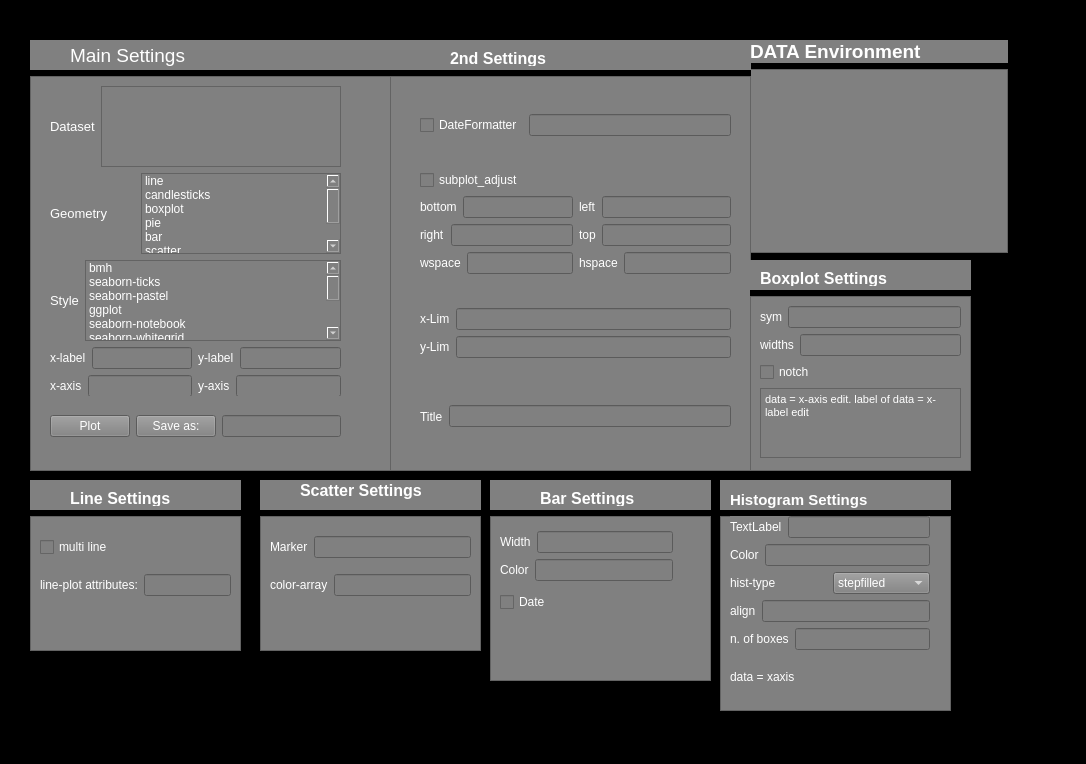
<?xml version="1.0" encoding="UTF-8"?>
<ui version="4.0">
 <class>MainWindow</class>
 <widget class="QMainWindow" name="MainWindow">
  <property name="geometry">
   <rect>
    <x>0</x>
    <y>0</y>
    <width>1086</width>
    <height>764</height>
   </rect>
  </property>
  <property name="windowTitle">
   <string>MainWindow</string>
  </property>
  <property name="styleSheet">
   <string notr="true">background-color:black</string>
  </property>
  <widget class="QWidget" name="centralwidget">
   <widget class="QWidget" name="layoutWidget">
    <property name="geometry">
     <rect>
      <x>750</x>
      <y>40</y>
      <width>258</width>
      <height>213</height>
     </rect>
    </property>
    <layout class="QVBoxLayout" name="verticalLayout">
     <item>
      <widget class="QLabel" name="Datalabel">
       <property name="font">
        <font>
         <pointsize>14</pointsize>
         <weight>75</weight>
         <bold>true</bold>
        </font>
       </property>
       <property name="styleSheet">
        <string notr="true">background-color: grey;
color: white</string>
       </property>
       <property name="text">
        <string>DATA Environment</string>
       </property>
      </widget>
     </item>
     <item>
      <widget class="QListWidget" name="dataList">
       <property name="styleSheet">
        <string notr="true">background-color: grey;
color: white</string>
       </property>
      </widget>
     </item>
    </layout>
   </widget>
   <widget class="QWidget" name="layoutWidget">
    <property name="geometry">
     <rect>
      <x>30</x>
      <y>40</y>
      <width>361</width>
      <height>431</height>
     </rect>
    </property>
    <layout class="QVBoxLayout" name="verticalLayout_6">
     <item>
      <widget class="QWidget" name="widget" native="true">
       <property name="minimumSize">
        <size>
         <width>0</width>
         <height>30</height>
        </size>
       </property>
       <property name="maximumSize">
        <size>
         <width>400</width>
         <height>30</height>
        </size>
       </property>
       <property name="styleSheet">
        <string notr="true">background-color: grey</string>
       </property>
       <widget class="QLabel" name="label_8">
        <property name="geometry">
         <rect>
          <x>40</x>
          <y>0</y>
          <width>121</width>
          <height>31</height>
         </rect>
        </property>
        <property name="font">
         <font>
          <pointsize>14</pointsize>
         </font>
        </property>
        <property name="styleSheet">
         <string notr="true">color: white
</string>
        </property>
        <property name="text">
         <string>Main Settings</string>
        </property>
       </widget>
      </widget>
     </item>
     <item>
      <widget class="QFrame" name="frame">
       <property name="maximumSize">
        <size>
         <width>400</width>
         <height>500</height>
        </size>
       </property>
       <property name="styleSheet">
        <string notr="true">background-color: grey;
color: white;
</string>
       </property>
       <property name="frameShape">
        <enum>QFrame::StyledPanel</enum>
       </property>
       <property name="frameShadow">
        <enum>QFrame::Raised</enum>
       </property>
       <widget class="QWidget" name="layoutWidget">
        <property name="geometry">
         <rect>
          <x>20</x>
          <y>10</y>
          <width>291</width>
          <height>311</height>
         </rect>
        </property>
        <layout class="QVBoxLayout" name="verticalLayout_4">
         <item>
          <layout class="QHBoxLayout" name="horizontalLayout_25">
           <item>
            <widget class="QLabel" name="label_2">
             <property name="font">
              <font>
               <pointsize>10</pointsize>
              </font>
             </property>
             <property name="styleSheet">
              <string notr="true">font: whiite</string>
             </property>
             <property name="text">
              <string>Dataset</string>
             </property>
            </widget>
           </item>
           <item>
            <widget class="QListWidget" name="nameList"/>
           </item>
          </layout>
         </item>
         <item>
          <layout class="QHBoxLayout" name="horizontalLayout_11">
           <item>
            <widget class="QLabel" name="label_3">
             <property name="font">
              <font>
               <pointsize>10</pointsize>
              </font>
             </property>
             <property name="text">
              <string>Geometry</string>
             </property>
            </widget>
           </item>
           <item>
            <widget class="QListWidget" name="geometryList">
             <property name="maximumSize">
              <size>
               <width>200</width>
               <height>200</height>
              </size>
             </property>
             <item>
              <property name="text">
               <string>line</string>
              </property>
             </item>
             <item>
              <property name="text">
               <string>candlesticks</string>
              </property>
             </item>
             <item>
              <property name="text">
               <string>boxplot</string>
              </property>
             </item>
             <item>
              <property name="text">
               <string>pie</string>
              </property>
             </item>
             <item>
              <property name="text">
               <string>bar</string>
              </property>
             </item>
             <item>
              <property name="text">
               <string>scatter</string>
              </property>
             </item>
             <item>
              <property name="text">
               <string>histogram</string>
              </property>
             </item>
            </widget>
           </item>
          </layout>
         </item>
         <item>
          <layout class="QHBoxLayout" name="horizontalLayout_27">
           <item>
            <widget class="QLabel" name="label">
             <property name="font">
              <font>
               <pointsize>10</pointsize>
              </font>
             </property>
             <property name="text">
              <string>Style</string>
             </property>
            </widget>
           </item>
           <item>
            <widget class="QListWidget" name="styleList">
             <item>
              <property name="text">
               <string>bmh</string>
              </property>
             </item>
             <item>
              <property name="text">
               <string>seaborn-ticks</string>
              </property>
             </item>
             <item>
              <property name="text">
               <string>seaborn-pastel</string>
              </property>
             </item>
             <item>
              <property name="text">
               <string>ggplot</string>
              </property>
             </item>
             <item>
              <property name="text">
               <string>seaborn-notebook</string>
              </property>
             </item>
             <item>
              <property name="text">
               <string>seaborn-whitegrid</string>
              </property>
             </item>
             <item>
              <property name="text">
               <string>grayscale</string>
              </property>
             </item>
             <item>
              <property name="text">
               <string>seaborn-paper</string>
              </property>
             </item>
             <item>
              <property name="text">
               <string>seaborn-muted</string>
              </property>
             </item>
             <item>
              <property name="text">
               <string>seaborn-darkgrid</string>
              </property>
             </item>
             <item>
              <property name="text">
               <string>fivethirtyeight</string>
              </property>
             </item>
             <item>
              <property name="text">
               <string>seaborn-colorblind</string>
              </property>
             </item>
             <item>
              <property name="text">
               <string>dark_background</string>
              </property>
             </item>
             <item>
              <property name="text">
               <string>seaborn-deep</string>
              </property>
             </item>
             <item>
              <property name="text">
               <string>classic</string>
              </property>
             </item>
             <item>
              <property name="text">
               <string>seaborn-white</string>
              </property>
             </item>
             <item>
              <property name="text">
               <string>seaborn-dark-palette</string>
              </property>
             </item>
             <item>
              <property name="text">
               <string>seaborn-dark</string>
              </property>
             </item>
             <item>
              <property name="text">
               <string>seaborn-bright</string>
              </property>
             </item>
             <item>
              <property name="text">
               <string>seaborn-talk</string>
              </property>
             </item>
             <item>
              <property name="text">
               <string>seaborn-poster</string>
              </property>
             </item>
            </widget>
           </item>
          </layout>
         </item>
         <item>
          <layout class="QHBoxLayout" name="horizontalLayout_9">
           <item>
            <layout class="QHBoxLayout" name="horizontalLayout_8">
             <item>
              <widget class="QLabel" name="label_7">
               <property name="text">
                <string>x-label</string>
               </property>
              </widget>
             </item>
             <item>
              <widget class="QLineEdit" name="xlabelEdit"/>
             </item>
            </layout>
           </item>
           <item>
            <layout class="QHBoxLayout" name="horizontalLayout_7">
             <item>
              <widget class="QLabel" name="label_6">
               <property name="text">
                <string>y-label</string>
               </property>
              </widget>
             </item>
             <item>
              <widget class="QLineEdit" name="ylabelEdit">
               <property name="text">
                <string/>
               </property>
              </widget>
             </item>
            </layout>
           </item>
          </layout>
         </item>
         <item>
          <layout class="QVBoxLayout" name="verticalLayout_5">
           <item>
            <layout class="QHBoxLayout" name="horizontalLayout_6">
             <item>
              <layout class="QHBoxLayout" name="horizontalLayout_4">
               <item>
                <widget class="QLabel" name="label_4">
                 <property name="text">
                  <string>x-axis</string>
                 </property>
                </widget>
               </item>
               <item>
                <widget class="QLineEdit" name="xaxisEdit"/>
               </item>
              </layout>
             </item>
             <item>
              <layout class="QHBoxLayout" name="horizontalLayout_5">
               <item>
                <widget class="QLabel" name="label_5">
                 <property name="text">
                  <string>y-axis</string>
                 </property>
                </widget>
               </item>
               <item>
                <widget class="QLineEdit" name="yaxisEdit"/>
               </item>
              </layout>
             </item>
            </layout>
           </item>
          </layout>
         </item>
        </layout>
       </widget>
       <widget class="QWidget" name="layoutWidget">
        <property name="geometry">
         <rect>
          <x>20</x>
          <y>320</y>
          <width>291</width>
          <height>61</height>
         </rect>
        </property>
        <layout class="QHBoxLayout" name="horizontalLayout_21">
         <item>
          <widget class="QPushButton" name="plotButton">
           <property name="text">
            <string>Plot</string>
           </property>
          </widget>
         </item>
         <item>
          <widget class="QPushButton" name="saveButton">
           <property name="text">
            <string>Save as:</string>
           </property>
          </widget>
         </item>
         <item>
          <widget class="QLineEdit" name="saveEdit"/>
         </item>
        </layout>
       </widget>
      </widget>
     </item>
    </layout>
   </widget>
   <widget class="QWidget" name="layoutWidget">
    <property name="geometry">
     <rect>
      <x>390</x>
      <y>40</y>
      <width>361</width>
      <height>431</height>
     </rect>
    </property>
    <layout class="QVBoxLayout" name="verticalLayout_7">
     <item>
      <widget class="QWidget" name="widget_2" native="true">
       <property name="maximumSize">
        <size>
         <width>16777215</width>
         <height>30</height>
        </size>
       </property>
       <property name="styleSheet">
        <string notr="true">background-color:grey;
color:white
</string>
       </property>
       <widget class="QLabel" name="label_15">
        <property name="geometry">
         <rect>
          <x>60</x>
          <y>10</y>
          <width>131</width>
          <height>16</height>
         </rect>
        </property>
        <property name="font">
         <font>
          <pointsize>12</pointsize>
          <weight>75</weight>
          <bold>true</bold>
         </font>
        </property>
        <property name="text">
         <string>2nd Settings</string>
        </property>
       </widget>
      </widget>
     </item>
     <item>
      <widget class="QFrame" name="frame_2">
       <property name="styleSheet">
        <string notr="true">background-color:grey;
color:white</string>
       </property>
       <property name="frameShape">
        <enum>QFrame::StyledPanel</enum>
       </property>
       <property name="frameShadow">
        <enum>QFrame::Raised</enum>
       </property>
       <widget class="QWidget" name="layoutWidget">
        <property name="geometry">
         <rect>
          <x>30</x>
          <y>10</y>
          <width>311</width>
          <height>301</height>
         </rect>
        </property>
        <layout class="QVBoxLayout" name="verticalLayout_9">
         <item>
          <layout class="QHBoxLayout" name="horizontalLayout_26">
           <item>
            <widget class="QCheckBox" name="dformatterCheck">
             <property name="text">
              <string>DateFormatter</string>
             </property>
            </widget>
           </item>
           <item>
            <widget class="QLineEdit" name="dformatterEdit"/>
           </item>
          </layout>
         </item>
         <item>
          <layout class="QVBoxLayout" name="verticalLayout_3">
           <item>
            <widget class="QCheckBox" name="subplotCheck">
             <property name="text">
              <string>subplot_adjust</string>
             </property>
            </widget>
           </item>
           <item>
            <layout class="QVBoxLayout" name="verticalLayout_2">
             <item>
              <layout class="QHBoxLayout" name="horizontalLayout_17">
               <item>
                <layout class="QHBoxLayout" name="horizontalLayout_16">
                 <item>
                  <widget class="QLabel" name="label_9">
                   <property name="text">
                    <string>bottom</string>
                   </property>
                  </widget>
                 </item>
                 <item>
                  <widget class="QLineEdit" name="bottomEdit"/>
                 </item>
                </layout>
               </item>
               <item>
                <layout class="QHBoxLayout" name="horizontalLayout_15">
                 <item>
                  <widget class="QLabel" name="label_10">
                   <property name="text">
                    <string>left</string>
                   </property>
                  </widget>
                 </item>
                 <item>
                  <widget class="QLineEdit" name="leftEdit"/>
                 </item>
                </layout>
               </item>
              </layout>
             </item>
             <item>
              <layout class="QHBoxLayout" name="horizontalLayout_19">
               <item>
                <layout class="QHBoxLayout" name="horizontalLayout_3">
                 <item>
                  <widget class="QLabel" name="label_11">
                   <property name="text">
                    <string>right</string>
                   </property>
                  </widget>
                 </item>
                 <item>
                  <widget class="QLineEdit" name="rightEdit"/>
                 </item>
                </layout>
               </item>
               <item>
                <layout class="QHBoxLayout" name="horizontalLayout_12">
                 <item>
                  <widget class="QLabel" name="label_12">
                   <property name="text">
                    <string>top</string>
                   </property>
                  </widget>
                 </item>
                 <item>
                  <widget class="QLineEdit" name="topEdit"/>
                 </item>
                </layout>
               </item>
              </layout>
             </item>
             <item>
              <layout class="QHBoxLayout" name="horizontalLayout_18">
               <item>
                <layout class="QHBoxLayout" name="horizontalLayout_13">
                 <item>
                  <widget class="QLabel" name="label_13">
                   <property name="text">
                    <string>wspace</string>
                   </property>
                  </widget>
                 </item>
                 <item>
                  <widget class="QLineEdit" name="wspaceEdit"/>
                 </item>
                </layout>
               </item>
               <item>
                <layout class="QHBoxLayout" name="horizontalLayout_14">
                 <item>
                  <widget class="QLabel" name="label_14">
                   <property name="text">
                    <string>hspace</string>
                   </property>
                  </widget>
                 </item>
                 <item>
                  <widget class="QLineEdit" name="hspaceEdit"/>
                 </item>
                </layout>
               </item>
              </layout>
             </item>
            </layout>
           </item>
          </layout>
         </item>
         <item>
          <layout class="QVBoxLayout" name="verticalLayout_8">
           <item>
            <layout class="QHBoxLayout" name="horizontalLayout">
             <item>
              <widget class="QLabel" name="label_16">
               <property name="text">
                <string>x-Lim</string>
               </property>
              </widget>
             </item>
             <item>
              <widget class="QLineEdit" name="xlimEdit"/>
             </item>
            </layout>
           </item>
           <item>
            <layout class="QHBoxLayout" name="horizontalLayout_2">
             <item>
              <widget class="QLabel" name="label_17">
               <property name="text">
                <string>y-Lim</string>
               </property>
              </widget>
             </item>
             <item>
              <widget class="QLineEdit" name="ylimEdit"/>
             </item>
            </layout>
           </item>
          </layout>
         </item>
        </layout>
       </widget>
       <widget class="QWidget" name="layoutWidget">
        <property name="geometry">
         <rect>
          <x>30</x>
          <y>320</y>
          <width>311</width>
          <height>41</height>
         </rect>
        </property>
        <layout class="QHBoxLayout" name="horizontalLayout_20">
         <item>
          <widget class="QLabel" name="label_21">
           <property name="text">
            <string>Title</string>
           </property>
          </widget>
         </item>
         <item>
          <widget class="QLineEdit" name="titleEdit"/>
         </item>
        </layout>
       </widget>
      </widget>
     </item>
    </layout>
   </widget>
   <widget class="QWidget" name="layoutWidget">
    <property name="geometry">
     <rect>
      <x>30</x>
      <y>480</y>
      <width>211</width>
      <height>171</height>
     </rect>
    </property>
    <layout class="QVBoxLayout" name="verticalLayout_10">
     <item>
      <widget class="QWidget" name="widget_3" native="true">
       <property name="maximumSize">
        <size>
         <width>16777215</width>
         <height>30</height>
        </size>
       </property>
       <property name="styleSheet">
        <string notr="true">background-color:grey;
color:white</string>
       </property>
       <widget class="QLabel" name="label_18">
        <property name="geometry">
         <rect>
          <x>40</x>
          <y>10</y>
          <width>121</width>
          <height>16</height>
         </rect>
        </property>
        <property name="font">
         <font>
          <pointsize>12</pointsize>
          <weight>75</weight>
          <bold>true</bold>
         </font>
        </property>
        <property name="text">
         <string>Line Settings</string>
        </property>
       </widget>
      </widget>
     </item>
     <item>
      <widget class="QFrame" name="frame_3">
       <property name="styleSheet">
        <string notr="true">background-color:grey;
color:white</string>
       </property>
       <property name="frameShape">
        <enum>QFrame::StyledPanel</enum>
       </property>
       <property name="frameShadow">
        <enum>QFrame::Raised</enum>
       </property>
       <widget class="QWidget" name="layoutWidget">
        <property name="geometry">
         <rect>
          <x>10</x>
          <y>10</y>
          <width>191</width>
          <height>81</height>
         </rect>
        </property>
        <layout class="QVBoxLayout" name="verticalLayout_11">
         <item>
          <widget class="QCheckBox" name="multilineCheck">
           <property name="text">
            <string>multi line</string>
           </property>
          </widget>
         </item>
         <item>
          <layout class="QHBoxLayout" name="horizontalLayout_10">
           <item>
            <widget class="QLabel" name="lineattrLabel">
             <property name="text">
              <string>line-plot attributes:</string>
             </property>
            </widget>
           </item>
           <item>
            <widget class="QLineEdit" name="lineattrEdit"/>
           </item>
          </layout>
         </item>
        </layout>
       </widget>
      </widget>
     </item>
    </layout>
   </widget>
   <widget class="QWidget" name="layoutWidget">
    <property name="geometry">
     <rect>
      <x>260</x>
      <y>480</y>
      <width>221</width>
      <height>171</height>
     </rect>
    </property>
    <layout class="QVBoxLayout" name="verticalLayout_12">
     <item>
      <widget class="QWidget" name="widget_4" native="true">
       <property name="maximumSize">
        <size>
         <width>16777215</width>
         <height>30</height>
        </size>
       </property>
       <property name="styleSheet">
        <string notr="true">background-color: grey;
color: white</string>
       </property>
       <widget class="QLabel" name="label_19">
        <property name="geometry">
         <rect>
          <x>40</x>
          <y>0</y>
          <width>141</width>
          <height>21</height>
         </rect>
        </property>
        <property name="font">
         <font>
          <pointsize>12</pointsize>
          <weight>75</weight>
          <bold>true</bold>
         </font>
        </property>
        <property name="text">
         <string>Scatter Settings</string>
        </property>
       </widget>
      </widget>
     </item>
     <item>
      <widget class="QFrame" name="frame_4">
       <property name="styleSheet">
        <string notr="true">background-color: grey;
color: white</string>
       </property>
       <property name="frameShape">
        <enum>QFrame::StyledPanel</enum>
       </property>
       <property name="frameShadow">
        <enum>QFrame::Raised</enum>
       </property>
       <widget class="QWidget" name="layoutWidget">
        <property name="geometry">
         <rect>
          <x>10</x>
          <y>10</y>
          <width>201</width>
          <height>81</height>
         </rect>
        </property>
        <layout class="QVBoxLayout" name="verticalLayout_13">
         <item>
          <layout class="QHBoxLayout" name="horizontalLayout_23">
           <item>
            <widget class="QLabel" name="label_22">
             <property name="text">
              <string>Marker</string>
             </property>
            </widget>
           </item>
           <item>
            <widget class="QLineEdit" name="markerEdit"/>
           </item>
          </layout>
         </item>
         <item>
          <layout class="QHBoxLayout" name="horizontalLayout_22">
           <item>
            <widget class="QLabel" name="label_20">
             <property name="text">
              <string>color-array</string>
             </property>
            </widget>
           </item>
           <item>
            <widget class="QLineEdit" name="color_arrayEdit"/>
           </item>
          </layout>
         </item>
        </layout>
       </widget>
      </widget>
     </item>
    </layout>
   </widget>
   <widget class="QWidget" name="layoutWidget">
    <property name="geometry">
     <rect>
      <x>490</x>
      <y>480</y>
      <width>221</width>
      <height>201</height>
     </rect>
    </property>
    <layout class="QVBoxLayout" name="verticalLayout_14">
     <item>
      <widget class="QWidget" name="widget_5" native="true">
       <property name="maximumSize">
        <size>
         <width>16777215</width>
         <height>30</height>
        </size>
       </property>
       <property name="styleSheet">
        <string notr="true">background-color: grey;
color: white
</string>
       </property>
       <widget class="QLabel" name="label_23">
        <property name="geometry">
         <rect>
          <x>50</x>
          <y>10</y>
          <width>131</width>
          <height>16</height>
         </rect>
        </property>
        <property name="font">
         <font>
          <pointsize>12</pointsize>
          <weight>75</weight>
          <bold>true</bold>
         </font>
        </property>
        <property name="text">
         <string>Bar Settings</string>
        </property>
       </widget>
      </widget>
     </item>
     <item>
      <widget class="QFrame" name="frame_5">
       <property name="styleSheet">
        <string notr="true">background-color: grey;
color: white</string>
       </property>
       <property name="frameShape">
        <enum>QFrame::StyledPanel</enum>
       </property>
       <property name="frameShadow">
        <enum>QFrame::Raised</enum>
       </property>
       <widget class="QWidget" name="layoutWidget">
        <property name="geometry">
         <rect>
          <x>10</x>
          <y>10</y>
          <width>173</width>
          <height>91</height>
         </rect>
        </property>
        <layout class="QVBoxLayout" name="verticalLayout_16">
         <item>
          <layout class="QVBoxLayout" name="verticalLayout_15">
           <item>
            <layout class="QHBoxLayout" name="horizontalLayout_24">
             <item>
              <widget class="QLabel" name="label_24">
               <property name="text">
                <string>Width</string>
               </property>
              </widget>
             </item>
             <item>
              <widget class="QLineEdit" name="boxwidthEdit"/>
             </item>
            </layout>
           </item>
           <item>
            <layout class="QHBoxLayout" name="horizontalLayout_28">
             <item>
              <widget class="QLabel" name="label_25">
               <property name="text">
                <string>Color</string>
               </property>
              </widget>
             </item>
             <item>
              <widget class="QLineEdit" name="boxcolorEdit"/>
             </item>
            </layout>
           </item>
          </layout>
         </item>
         <item>
          <widget class="QCheckBox" name="boxdateCheck">
           <property name="text">
            <string>Date</string>
           </property>
          </widget>
         </item>
        </layout>
       </widget>
      </widget>
     </item>
    </layout>
   </widget>
   <widget class="QWidget" name="layoutWidget">
    <property name="geometry">
     <rect>
      <x>720</x>
      <y>480</y>
      <width>231</width>
      <height>231</height>
     </rect>
    </property>
    <layout class="QVBoxLayout" name="verticalLayout_17">
     <item>
      <widget class="QWidget" name="widget_6" native="true">
       <property name="maximumSize">
        <size>
         <width>16777215</width>
         <height>30</height>
        </size>
       </property>
       <property name="styleSheet">
        <string notr="true">background-color: grey;
color: white
</string>
       </property>
       <widget class="QLabel" name="label_26">
        <property name="geometry">
         <rect>
          <x>10</x>
          <y>10</y>
          <width>151</width>
          <height>20</height>
         </rect>
        </property>
        <property name="font">
         <font>
          <pointsize>11</pointsize>
          <weight>75</weight>
          <bold>true</bold>
         </font>
        </property>
        <property name="text">
         <string>Histogram Settings</string>
        </property>
       </widget>
      </widget>
     </item>
     <item>
      <widget class="QFrame" name="frame_6">
       <property name="styleSheet">
        <string notr="true">background-color: grey;
color: white</string>
       </property>
       <property name="frameShape">
        <enum>QFrame::StyledPanel</enum>
       </property>
       <property name="frameShadow">
        <enum>QFrame::Raised</enum>
       </property>
       <widget class="QWidget" name="layoutWidget">
        <property name="geometry">
         <rect>
          <x>10</x>
          <y>0</y>
          <width>200</width>
          <height>181</height>
         </rect>
        </property>
        <layout class="QVBoxLayout" name="verticalLayout_19">
         <item>
          <layout class="QHBoxLayout" name="horizontalLayout_33">
           <item>
            <widget class="QLabel" name="label_32">
             <property name="text">
              <string>TextLabel</string>
             </property>
            </widget>
           </item>
           <item>
            <widget class="QLineEdit" name="histlabelEdit"/>
           </item>
          </layout>
         </item>
         <item>
          <layout class="QVBoxLayout" name="verticalLayout_18">
           <item>
            <layout class="QHBoxLayout" name="horizontalLayout_29">
             <item>
              <widget class="QLabel" name="label_27">
               <property name="text">
                <string>Color</string>
               </property>
              </widget>
             </item>
             <item>
              <widget class="QLineEdit" name="histcolorEdit"/>
             </item>
            </layout>
           </item>
           <item>
            <layout class="QHBoxLayout" name="horizontalLayout_30">
             <item>
              <widget class="QLabel" name="label_28">
               <property name="text">
                <string>hist-type</string>
               </property>
              </widget>
             </item>
             <item>
              <widget class="QComboBox" name="histBox">
               <item>
                <property name="text">
                 <string>stepfilled</string>
                </property>
               </item>
               <item>
                <property name="text">
                 <string>bar</string>
                </property>
               </item>
               <item>
                <property name="text">
                 <string>step</string>
                </property>
               </item>
              </widget>
             </item>
            </layout>
           </item>
           <item>
            <layout class="QHBoxLayout" name="horizontalLayout_31">
             <item>
              <widget class="QLabel" name="label_29">
               <property name="text">
                <string>align</string>
               </property>
              </widget>
             </item>
             <item>
              <widget class="QLineEdit" name="histalignEdit"/>
             </item>
            </layout>
           </item>
           <item>
            <layout class="QHBoxLayout" name="horizontalLayout_32">
             <item>
              <widget class="QLabel" name="label_30">
               <property name="text">
                <string>n. of boxes</string>
               </property>
              </widget>
             </item>
             <item>
              <widget class="QLineEdit" name="histnumberEdit"/>
             </item>
            </layout>
           </item>
           <item>
            <widget class="QLabel" name="label_31">
             <property name="text">
              <string>data = xaxis</string>
             </property>
            </widget>
           </item>
          </layout>
         </item>
        </layout>
       </widget>
      </widget>
     </item>
    </layout>
   </widget>
   <widget class="QWidget" name="layoutWidget">
    <property name="geometry">
     <rect>
      <x>750</x>
      <y>260</y>
      <width>221</width>
      <height>211</height>
     </rect>
    </property>
    <layout class="QVBoxLayout" name="verticalLayout_20">
     <item>
      <widget class="QWidget" name="widget_7" native="true">
       <property name="maximumSize">
        <size>
         <width>16777215</width>
         <height>30</height>
        </size>
       </property>
       <property name="styleSheet">
        <string notr="true">background-color: grey;
color: white</string>
       </property>
       <widget class="QLabel" name="label_33">
        <property name="geometry">
         <rect>
          <x>10</x>
          <y>10</y>
          <width>141</width>
          <height>16</height>
         </rect>
        </property>
        <property name="font">
         <font>
          <pointsize>12</pointsize>
          <weight>75</weight>
          <bold>true</bold>
         </font>
        </property>
        <property name="text">
         <string>Boxplot Settings</string>
        </property>
       </widget>
      </widget>
     </item>
     <item>
      <widget class="QFrame" name="frame_7">
       <property name="styleSheet">
        <string notr="true">background-color: grey;
color: white</string>
       </property>
       <property name="frameShape">
        <enum>QFrame::StyledPanel</enum>
       </property>
       <property name="frameShadow">
        <enum>QFrame::Raised</enum>
       </property>
       <widget class="QWidget" name="layoutWidget">
        <property name="geometry">
         <rect>
          <x>10</x>
          <y>10</y>
          <width>201</width>
          <height>152</height>
         </rect>
        </property>
        <layout class="QVBoxLayout" name="verticalLayout_21">
         <item>
          <layout class="QHBoxLayout" name="horizontalLayout_34">
           <item>
            <widget class="QLabel" name="label_34">
             <property name="text">
              <string>sym</string>
             </property>
            </widget>
           </item>
           <item>
            <widget class="QLineEdit" name="symEdit"/>
           </item>
          </layout>
         </item>
         <item>
          <layout class="QHBoxLayout" name="horizontalLayout_35">
           <item>
            <widget class="QLabel" name="label_35">
             <property name="text">
              <string>widths</string>
             </property>
            </widget>
           </item>
           <item>
            <widget class="QLineEdit" name="boxwidthsEdit"/>
           </item>
          </layout>
         </item>
         <item>
          <widget class="QCheckBox" name="notchCheck">
           <property name="text">
            <string>notch</string>
           </property>
          </widget>
         </item>
         <item>
          <widget class="QTextBrowser" name="textBrowser">
           <property name="html">
            <string>&lt;!DOCTYPE HTML PUBLIC &quot;-//W3C//DTD HTML 4.0//EN&quot; &quot;http://www.w3.org/TR/REC-html40/strict.dtd&quot;&gt;
&lt;html&gt;&lt;head&gt;&lt;meta name=&quot;qrichtext&quot; content=&quot;1&quot; /&gt;&lt;style type=&quot;text/css&quot;&gt;
p, li { white-space: pre-wrap; }
&lt;/style&gt;&lt;/head&gt;&lt;body style=&quot; font-family:'MS Shell Dlg 2'; font-size:8.25pt; font-weight:400; font-style:normal;&quot;&gt;
&lt;p style=&quot; margin-top:0px; margin-bottom:0px; margin-left:0px; margin-right:0px; -qt-block-indent:0; text-indent:0px;&quot;&gt;&lt;span style=&quot; font-size:8pt;&quot;&gt;data = x-axis edit. label of data = x-label edit&lt;/span&gt;&lt;/p&gt;&lt;/body&gt;&lt;/html&gt;</string>
           </property>
          </widget>
         </item>
        </layout>
       </widget>
      </widget>
     </item>
    </layout>
   </widget>
  </widget>
  <widget class="QMenuBar" name="menubar">
   <property name="geometry">
    <rect>
     <x>0</x>
     <y>0</y>
     <width>1086</width>
     <height>21</height>
    </rect>
   </property>
  </widget>
  <widget class="QStatusBar" name="statusbar"/>
  <action name="action_database">
   <property name="text">
    <string>From Database</string>
   </property>
  </action>
  <action name="action_local">
   <property name="text">
    <string>From Local File</string>
   </property>
  </action>
  <action name="action_web">
   <property name="text">
    <string>From Web</string>
   </property>
  </action>
 </widget>
 <resources/>
 <connections/>
</ui>
